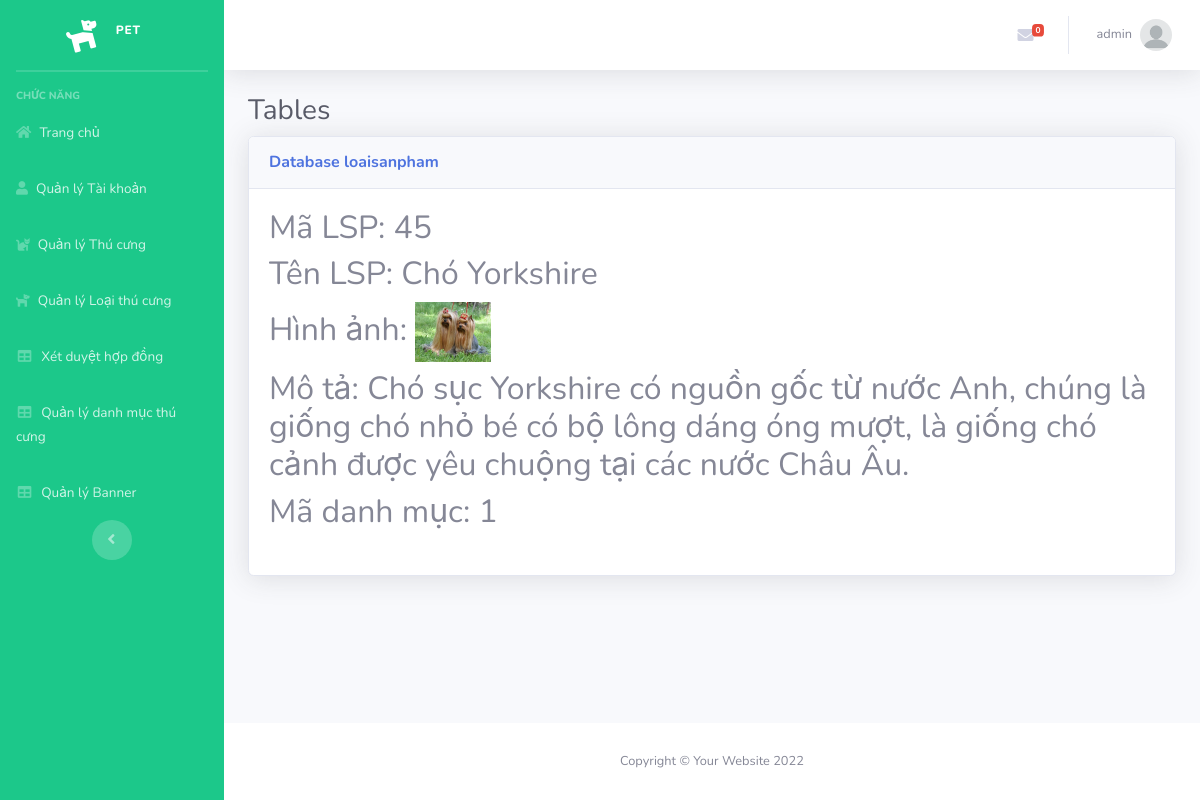
The page /Admin/index.php?mod=loaisanpham&act=detail&id=45 (signed in) on the database its author committed.
### tables this page shows
CREATE TABLE `loaisanpham` (
  `MaLSP` int(11) NOT NULL,
  `TenLSP` varchar(70) NOT NULL,
  `HinhAnh` varchar(200) NOT NULL,
  `Mota` varchar(200) NOT NULL,
  `MaDM` int(11) NOT NULL
);

### Admin/MVC/controllers/LoaisanphamController.php (called while the page is built, shortened)
<?php
class LoaisanphamController
{
	var $loaisanpham_model;
	function __construct()
	{
		$this->loaisanpham_model = new loaisanpham();
	}
	public function detail()
	{
		$id = isset($_GET['id']) ? $_GET['id'] : 5;
		$data = $this->loaisanpham_model->find($id);
		require_once("MVC/Views/Admin/index.php");
	}
}

### Admin/MVC/Models/connection.php (called while the page is built, shortened)
<?php
    class Connection{
        function __construct()
        {
            $severname ="localhost";
            $username ="root";
            $password ="";
            $db_name ="pet";
            $this->conn = new mysqli($severname,$username,$password,$db_name);
        }
    }
?>

### Admin/MVC/Models/model.php (called while the page is built, shortened)
<?php
require_once("connection.php");
class Model
{
    var $conn;
    var $table;
    var $contens;
    function __construct()
    {
        $conn_obj = new Connection();
        $this->conn = $conn_obj->conn;
    }
    function find($id)
    {
        $query = "select * from $this->table where $this->contens =$id";
        return $this->conn->query($query)->fetch_assoc();
    }
}

### Admin/MVC/Views/loaisanpham/detail.php (the view)
<table class="table table-bordered" id="dataTable" width="100%" cellspacing="0">
    <h2>Mã LSP: <?= $data['MaLSP'] ?></h2>
    <h2>Tên LSP: <?= $data['TenLSP'] ?></h2>
    <h2>Hình ảnh: <img src="../public/img/company/<?= $data['HinhAnh'] ?>" height="60px"></h2>
    <h2>Mô tả: <?= $data['Mota'] ?></h2>
    <h2>Mã danh mục: <?= $data['MaDM'] ?></h2>
</table>

### rows shown on the page
loaisanpham: MaLSP "45", TenLSP "Chó Yorkshire", HinhAnh (picture), Mota "Chó sục Yorkshire có nguồn gốc từ nước Anh, chúng là giống chó nhỏ bé có bộ lông dáng óng mượt, là giống chó cảnh được yêu chuộng tại các nước Châu Âu.", MaDM "1"

### other values the page prints
$_SESSION['login']['TaiKhoan'] "admin"
$mod "loaisanpham"
